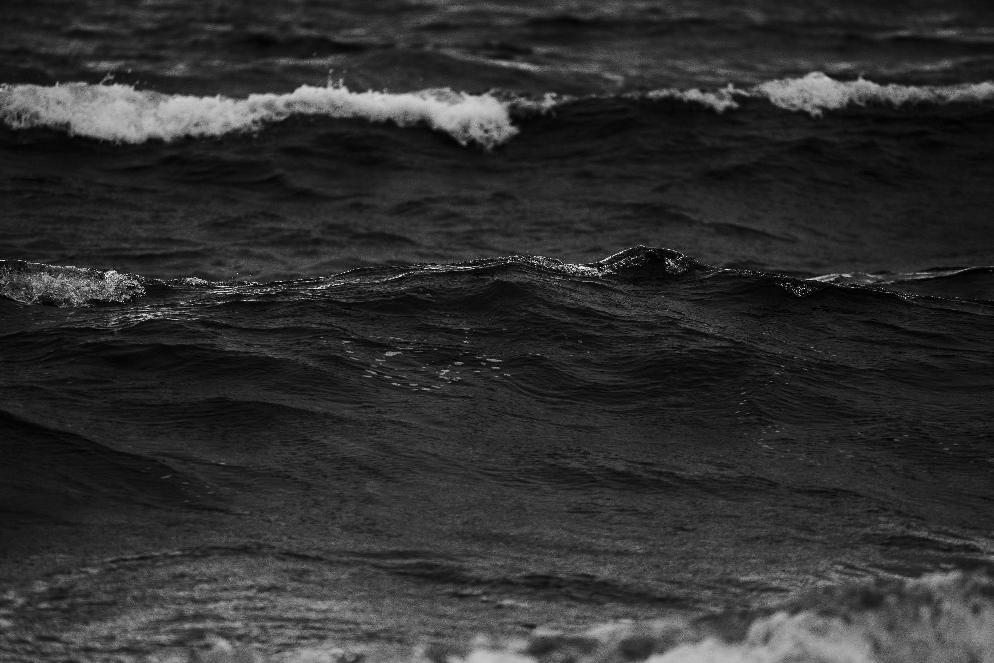
#> input picture ejercicio7/sea.jpg, 994 x 663 px, found by its file name
$ python ej7.py
#> lines starting #> are read from the running program, lines starting #| are printed output that depends on the picture
# Script para colorear la imagen sea.jpg en azul
import cv2
import numpy as np
from matplotlib import pyplot as plt

# Leer la imagen en escala de grises
img_gray = cv2.imread('./ejercicio7/sea.jpg', cv2.IMREAD_GRAYSCALE)
#> img_gray is the input picture: shape (663, 994); min 0, max 255, mean 47.6
if img_gray is None:
	raise FileNotFoundError('No se encontró el archivo sea.jpg')


# Crear una imagen en color (azul claro/celeste)
# Sumar un valor al canal azul y dar un leve tinte verde para aclarar
img_color = np.zeros((img_gray.shape[0], img_gray.shape[1], 3), dtype=np.uint8)
azul_claro = cv2.add(img_gray, 100)  # Suma 100 para aclarar (máx 255)
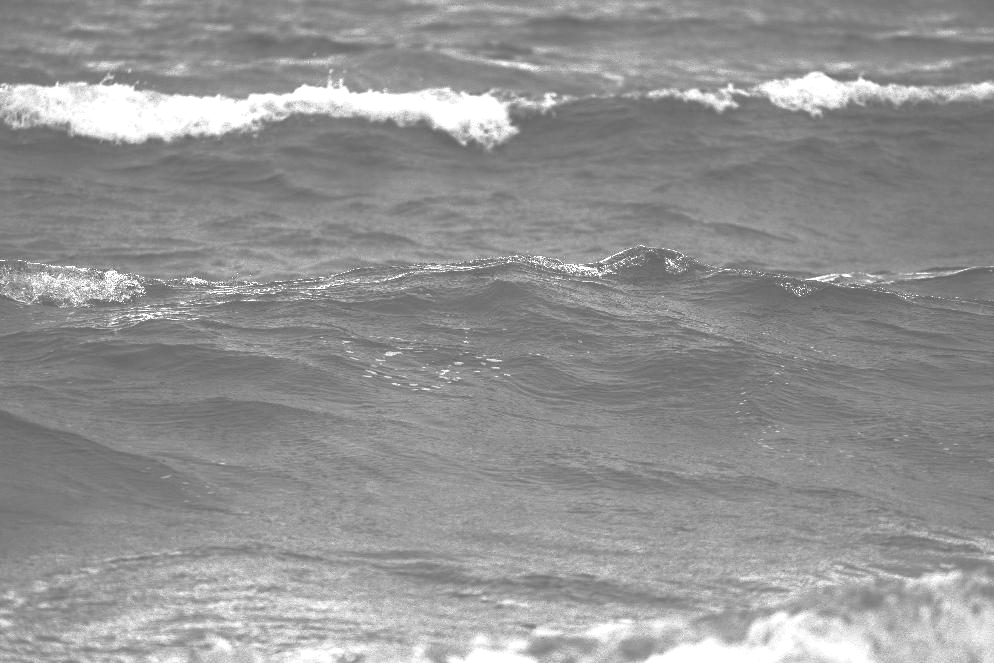
#> azul_claro: shape (663, 994); min 100, max 255, mean 147.1
img_color[:, :, 0] = azul_claro      # Canal azul
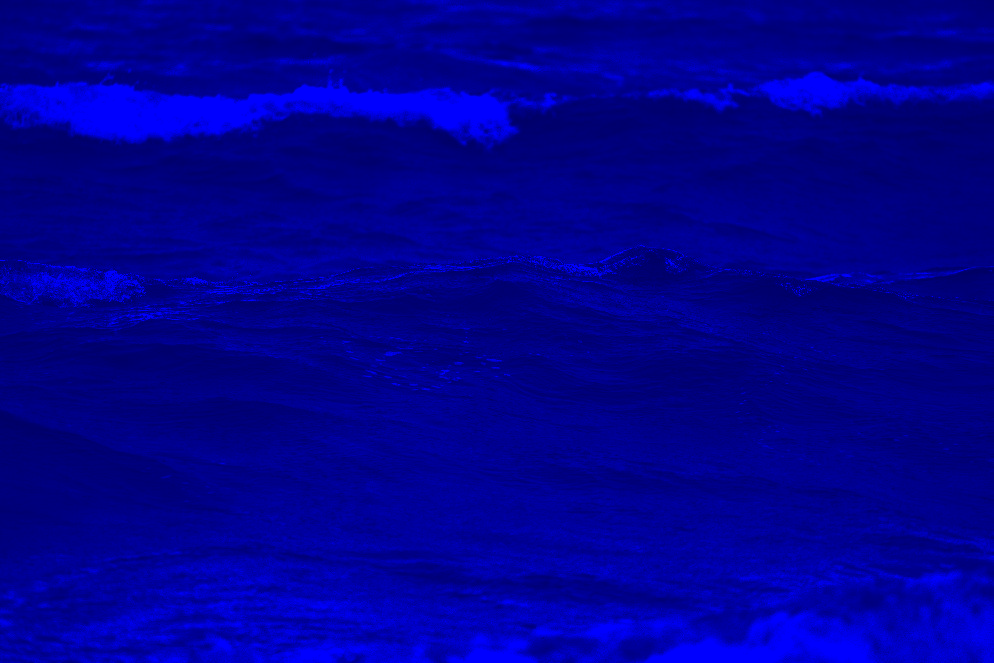
#> img_color: shape (663, 994, 3); mean of channels 0, 1, 2 147.1, 0, 0; drawn as B, G, R
img_color[:, :, 1] = (img_gray * 0.3).astype(np.uint8)  # Un poco de verde para celeste
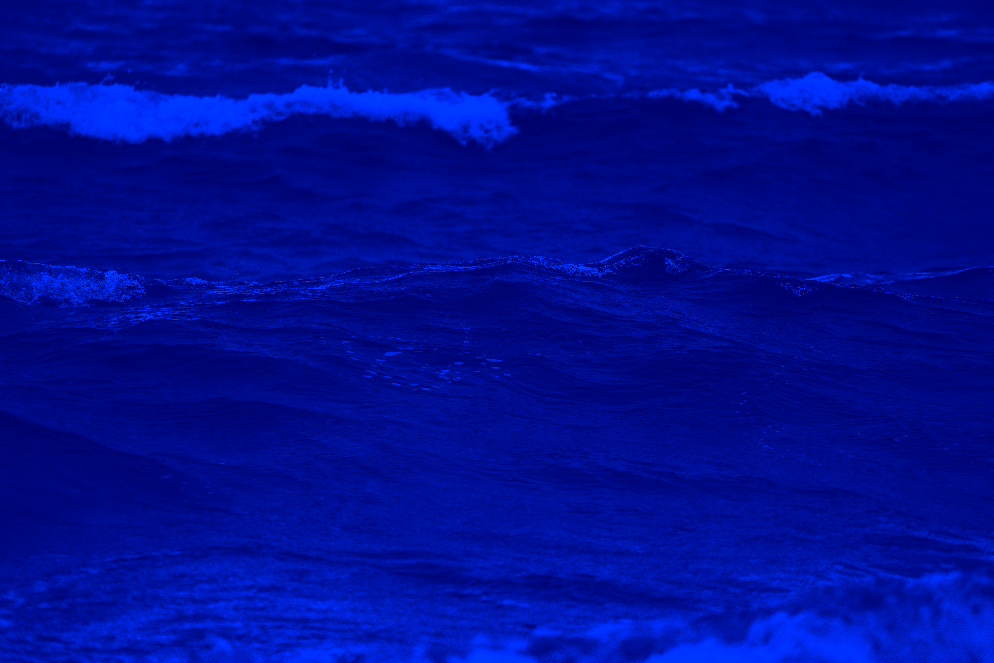
#> img_color: shape (663, 994, 3); mean of channels 0, 1, 2 147.1, 13.8, 0; drawn as B, G, R
img_color[:, :, 2] = 0               # Canal rojo

# Guardar la imagen coloreada
cv2.imwrite('./ejercicio7/sea_colorized.jpg', img_color)

# Mostrar ambas imágenes
plt.figure(figsize=(10,4))
plt.subplot(1,2,1)
plt.title('Original en Gris')
plt.imshow(img_gray, cmap='gray')
plt.axis('off')

plt.subplot(1,2,2)
plt.title('Coloreada Azul')
plt.imshow(cv2.cvtColor(img_color, cv2.COLOR_BGR2RGB))
plt.axis('off')

plt.tight_layout()
plt.show()
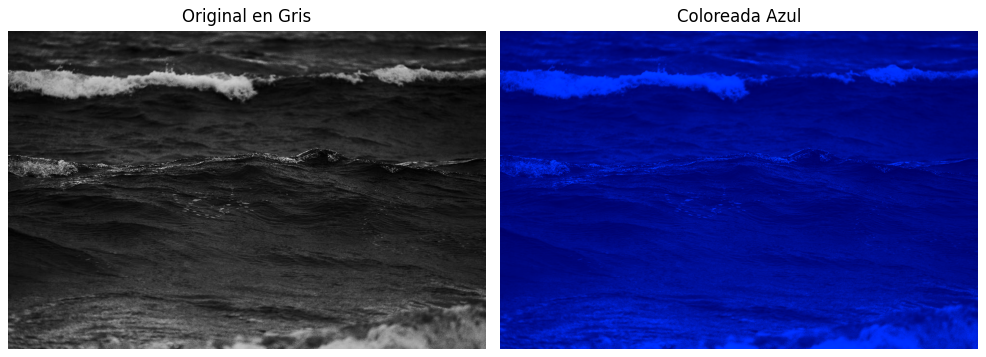
#> figure drawn by matplotlib, 2 panels
